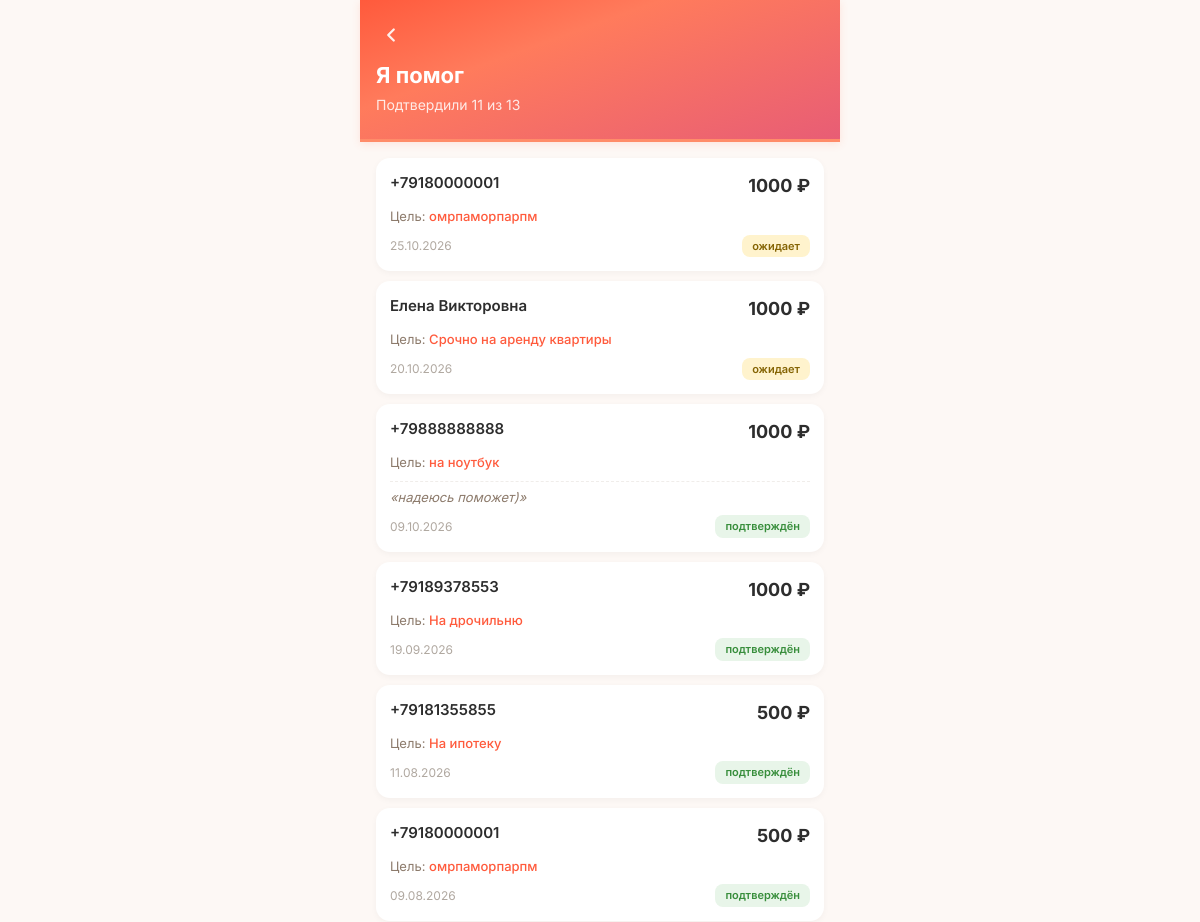
/profile/sent (signed in, upper part), run on an earlier commit of the app's database.
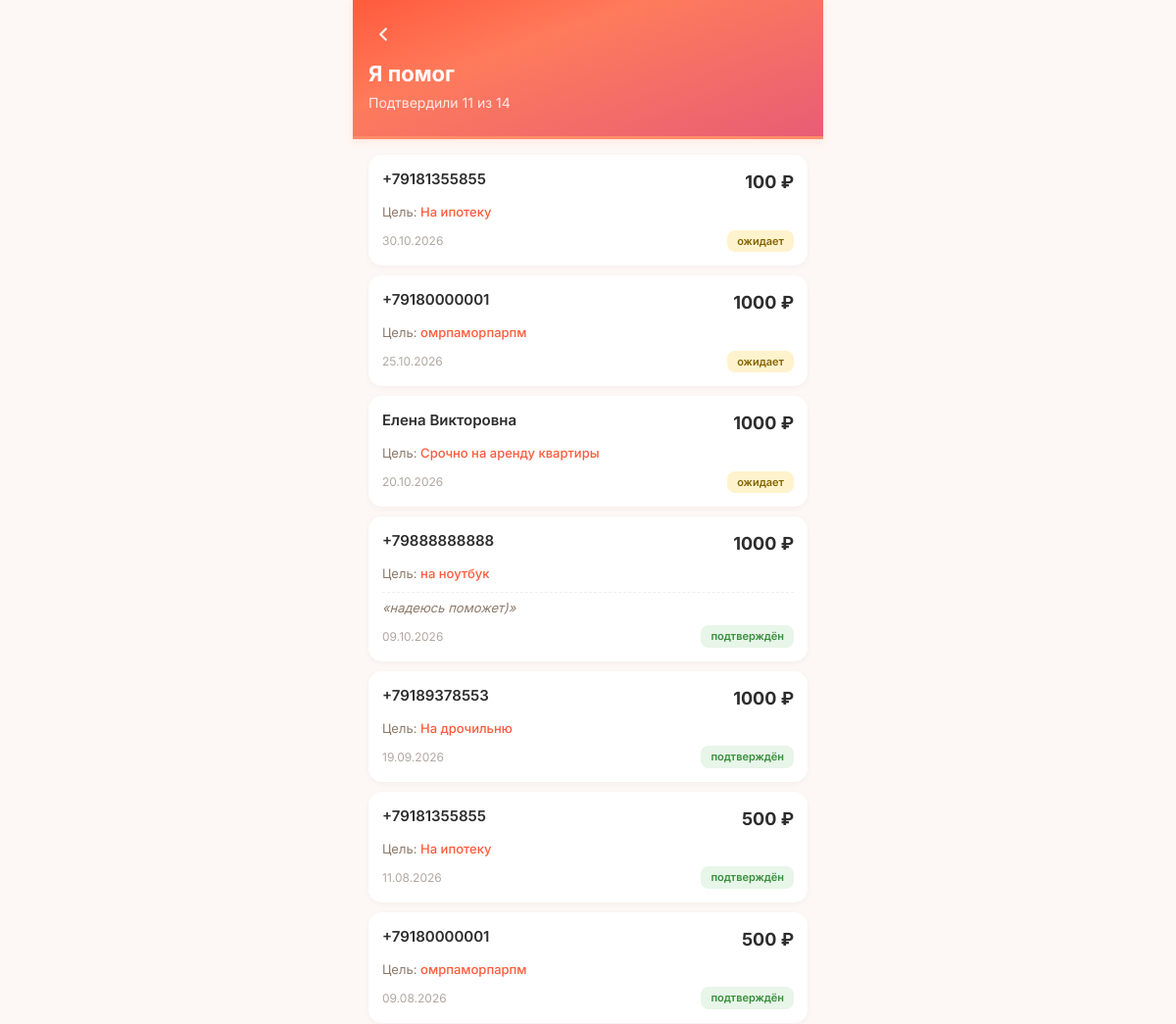
And on a later commit of the database.
### tables this page shows
CREATE TABLE donations (
            id INTEGER PRIMARY KEY AUTOINCREMENT,
            goal_id INTEGER NOT NULL,
            donor_id INTEGER NULL,
            amount_reported REAL NOT NULL,
            status TEXT NOT NULL CHECK(status IN ('donor_confirmed','recipient_confirmed','completed','disputed')),
            is_anonymous INTEGER DEFAULT 0,
            is_seed INTEGER DEFAULT 0,
            warm_word TEXT NULL,
            donor_confirmed_at TEXT DEFAULT (datetime('now')),
            recipient_confirmed_at TEXT NULL,
            completed_at TEXT NULL,
            dispute_reason TEXT NULL,
            donor_to_recipient_count INTEGER DEFAULT 1,
            referred_by INTEGER NULL, ip_address TEXT,
            FOREIGN KEY (goal_id) REFERENCES goals(id),
            FOREIGN KEY (donor_id) REFERENCES users(id)
        );

CREATE TABLE "goals" (
        id INTEGER PRIMARY KEY AUTOINCREMENT,
        user_id INTEGER NOT NULL,
        type TEXT NOT NULL CHECK(type IN ('super_blitz','blitz','serious','urgent','group')),
        title TEXT NOT NULL,
        description TEXT NULL,
        photo_url TEXT NULL,
        amount_goal REAL NOT NULL,
        amount_collected REAL DEFAULT 0.00,
        ends_at TEXT NULL,
        status TEXT DEFAULT 'draft' CHECK(status IN ('draft','active','frozen','completed','failed','lightning_failed','hidden')),
        trial_ends_at TEXT NULL,
        subscription_active_until TEXT NULL,
        last_boosted_at TEXT NULL,
        is_lightning INTEGER DEFAULT 0,
        lightning_started_at TEXT NULL,
        moderation_status TEXT DEFAULT 'pending',
        completion_type TEXT DEFAULT 'organic',
        is_seed INTEGER DEFAULT 0,
        views_count INTEGER DEFAULT 0,
        views_24h INTEGER DEFAULT 0,
        donations_count INTEGER DEFAULT 0,
        donations_24h INTEGER DEFAULT 0,
        created_at TEXT DEFAULT (datetime('now')), photos TEXT, moderation_comment TEXT, moderated_at TEXT, moderated_by INTEGER, resubmission_count INTEGER DEFAULT 0, is_resubmission INTEGER DEFAULT 0, rejection_categories TEXT, hidden_by_ban INTEGER DEFAULT 0,
        FOREIGN KEY (user_id) REFERENCES users(id)
    );

### main.py (the view)
@app.route('/profile/sent')
@login_required
def profile_sent():
    user = get_current_user()
    db = get_db()
    donations = db.execute("""
        SELECT d.*,
               g.title as goal_title,
               g.id as goal_id,
               COALESCE(NULLIF(u.name, ''), '+' || u.phone) as recipient_name
        FROM donations d
        JOIN goals g ON d.goal_id = g.id
        JOIN users u ON g.user_id = u.id
        WHERE d.donor_id = ?
        ORDER BY d.donor_confirmed_at DESC
    """, (user['id'],)).fetchall()
    total = len(donations)
    approved = sum(1 for d in donations if d['status'] in ('recipient_confirmed', 'completed'))
    return render_template('profile_donations.html',
        mode='sent',
        donations=donations,
        total=total,
        approved=approved,
        user=user)

### main.py (called while the page is built)
def get_current_user():
    if 'user_id' in session:
        db = get_db()
        try:
            user = db.execute("SELECT * FROM users WHERE id = ?", (session['user_id'],)).fetchone()
            if user and user['is_banned']:
                return None
            return user
        except sqlite3.Error as e:
            logger.error(f'[get_current_user] Ошибка БД: {e}')
            return None
    return None

def login_required(f):
    @wraps(f)
    def wrap(*args, **kwargs):
        user = get_current_user()
        if not user:
            session.clear()
            flash('Сначала войдите в аккаунт.', 'warning')
            return redirect(url_for('login'))
        return f(*args, **kwargs)
    return wrap

### models.py (called while the page is built)
def _create_connection():
    conn = sqlite3.connect(DATABASE, timeout=30)
    conn.row_factory = sqlite3.Row
    conn.execute("PRAGMA journal_mode=WAL")
    conn.execute("PRAGMA synchronous=NORMAL")
    conn.execute("PRAGMA busy_timeout=30000")
    conn.execute("PRAGMA foreign_keys = ON")
    return conn

### templates/profile_donations.html (shortened to what this page needs)
<!DOCTYPE html>
<html lang="ru">
<head>
    <link rel="stylesheet" href="/static/style.css?v=7">
</head>
<body>
    <div class="container">
        <div class="page-header">
            <button class="goal-back" onclick="goBack()" aria-label="Назад">
                <svg viewBox="0 0 24 24" fill="none" stroke="currentColor" stroke-width="2.5" stroke-linecap="round" stroke-linejoin="round"><polyline points="15 18 9 12 15 6"></polyline></svg>
            </button>
            <h1>{% if mode == 'received' %}Мне помогли{% else %}Я помог{% endif %}</h1>
            <div class="summary">
                {% if mode == 'received' %}
                    Подтверждено {{ approved }} из {{ total }}
                {% else %}
                    Подтвердили {{ approved }} из {{ total }}
                {% endif %}
            </div>
        </div>
        <div class="donations-list">
            {% if donations %}
                {% for d in donations %}
                <div class="donation-card">
                    <div class="donation-top">
                        <div class="donation-who">
                            {% if mode == 'received' %}
                                {{ d.donor_name or 'Аноним' }}
                            {% else %}
                                {{ d.recipient_name or 'Получатель' }}
                            {% endif %}
                        </div>
                        <div class="donation-amount">{{ "%.0f"|format(d.amount_reported) }} ₽</div>
                    </div>
                    <div class="donation-goal">
                        {% if mode == 'received' %}
                            В цель: <a href="/goal/{{ d.goal_id }}">{{ d.goal_title }}</a>
                        {% else %}
                            Цель: <a href="/goal/{{ d.goal_id }}">{{ d.goal_title }}</a>
                        {% endif %}
                    </div>
                    {% if d.warm_word %}
                    <div class="warm-word">«{{ d.warm_word }}»</div>
                    {% endif %}
                    <div class="donation-meta">
                        <span>{{ d.donor_confirmed_at[:10] | date_ru if d.donor_confirmed_at else '—' }}</span>
                        {% if d.status == 'donor_confirmed' %}
                            <span class="status-badge status-pending">ожидает</span>
                        {% elif d.status == 'recipient_confirmed' %}
                            <span class="status-badge status-approved">подтверждён</span>
                        {% elif d.status == 'completed' %}
                            <span class="status-badge status-approved">засчитан</span>
                        {% endif %}
                    </div>
                </div>
                {% endfor %}
            {% endif %}
        </div>
    </div>
</body>
</html>

What changed in the data, as far as the page shows it:
added donations: recipient_name "+79181355855", amount_reported "100", goal_title "На ипотеку", donor_confirmed_at "30.10.2026", status "ожидает"
Also different on the page:
{{ total }}: "13" → "14"
